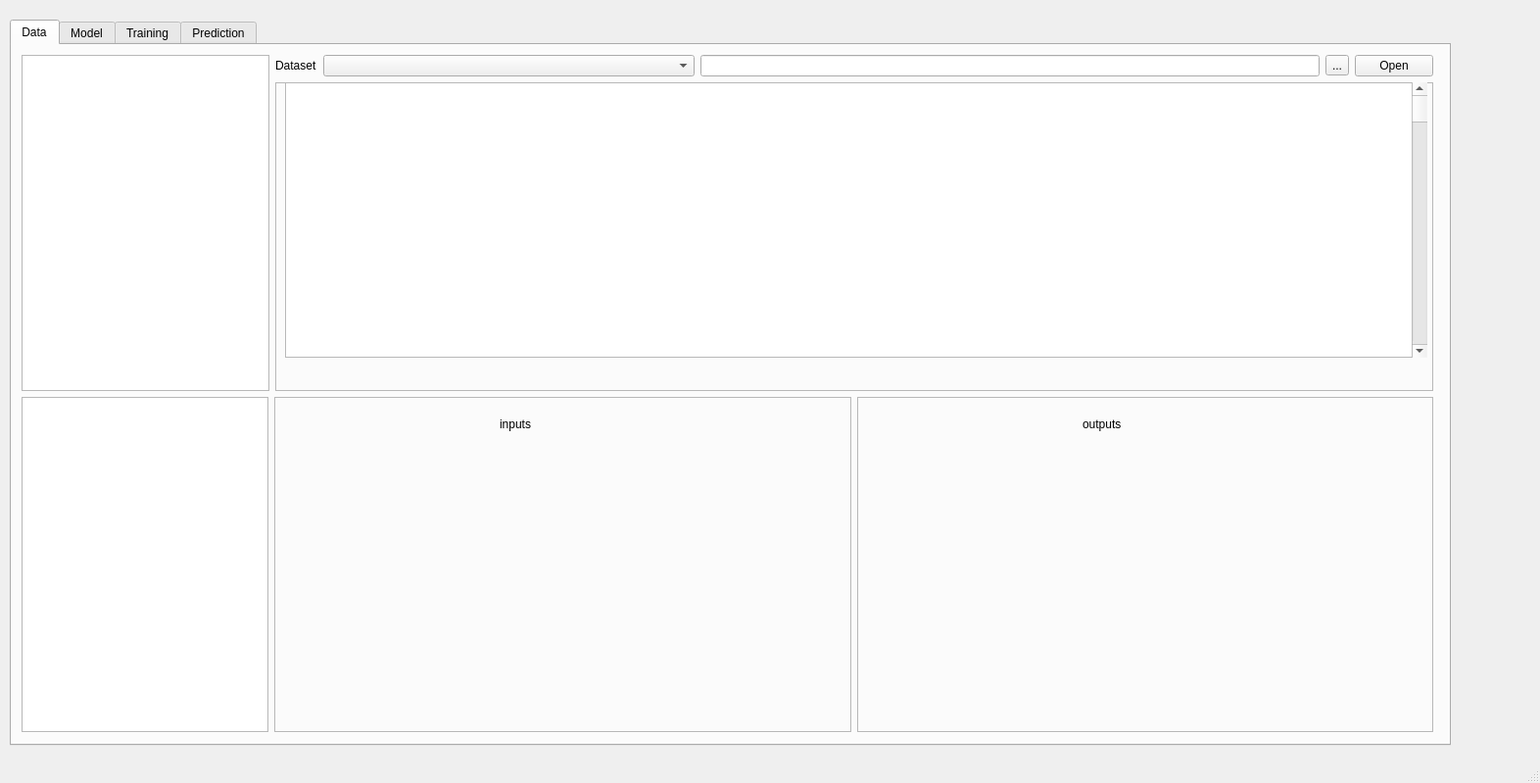
<?xml version="1.0" encoding="UTF-8"?>
<ui version="4.0">
 <class>ProjectEditorWindow</class>
 <widget class="QMainWindow" name="ProjectEditorWindow">
  <property name="geometry">
   <rect>
    <x>0</x>
    <y>0</y>
    <width>1572</width>
    <height>799</height>
   </rect>
  </property>
  <property name="windowTitle">
   <string>MainWindow</string>
  </property>
  <widget class="QWidget" name="centralwidget">
   <widget class="QTabWidget" name="tabWidget">
    <property name="geometry">
     <rect>
      <x>10</x>
      <y>20</y>
      <width>1471</width>
      <height>741</height>
     </rect>
    </property>
    <property name="currentIndex">
     <number>0</number>
    </property>
    <widget class="QWidget" name="tab">
     <attribute name="title">
      <string>Data</string>
     </attribute>
     <widget class="QWidget" name="verticalLayoutWidget_2">
      <property name="geometry">
       <rect>
        <x>10</x>
        <y>10</y>
        <width>1441</width>
        <height>691</height>
       </rect>
      </property>
      <layout class="QVBoxLayout" name="verticalLayout_2">
       <item>
        <layout class="QHBoxLayout" name="horizontalLayout_3" stretch="3,14">
         <item>
          <widget class="QListWidget" name="dataset_list_LW"/>
         </item>
         <item>
          <layout class="QVBoxLayout" name="verticalLayout" stretch="1,8">
           <item>
            <layout class="QHBoxLayout" name="horizontalLayout" stretch="1,9,15,1,1">
             <item>
              <widget class="QLabel" name="label">
               <property name="text">
                <string>Dataset</string>
               </property>
              </widget>
             </item>
             <item>
              <widget class="QComboBox" name="dataset_type_CB"/>
             </item>
             <item>
              <widget class="QLineEdit" name="dataset_path_LE"/>
             </item>
             <item>
              <widget class="QToolButton" name="get_dataset_dir_btn">
               <property name="text">
                <string>...</string>
               </property>
              </widget>
             </item>
             <item>
              <widget class="QPushButton" name="open_dataset_btn">
               <property name="text">
                <string>Open</string>
               </property>
              </widget>
             </item>
            </layout>
           </item>
           <item>
            <widget class="QFrame" name="frame">
             <property name="frameShape">
              <enum>QFrame::StyledPanel</enum>
             </property>
             <property name="frameShadow">
              <enum>QFrame::Raised</enum>
             </property>
             <widget class="QTableView" name="dataframe_TV">
              <property name="geometry">
               <rect>
                <x>10</x>
                <y>0</y>
                <width>1151</width>
                <height>281</height>
               </rect>
              </property>
             </widget>
             <widget class="QScrollBar" name="table_scroll_VSB">
              <property name="geometry">
               <rect>
                <x>1160</x>
                <y>0</y>
                <width>16</width>
                <height>281</height>
               </rect>
              </property>
              <property name="maximum">
               <number>100</number>
              </property>
              <property name="orientation">
               <enum>Qt::Vertical</enum>
              </property>
             </widget>
            </widget>
           </item>
          </layout>
         </item>
        </layout>
       </item>
       <item>
        <layout class="QHBoxLayout" name="horizontalLayout_2" stretch="3,7,7">
         <item>
          <widget class="QListWidget" name="ds_shape_blocks_LW"/>
         </item>
         <item>
          <widget class="QFrame" name="frame_2">
           <property name="frameShape">
            <enum>QFrame::StyledPanel</enum>
           </property>
           <property name="frameShadow">
            <enum>QFrame::Raised</enum>
           </property>
           <widget class="QLabel" name="label_2">
            <property name="geometry">
             <rect>
              <x>230</x>
              <y>20</y>
              <width>55</width>
              <height>16</height>
             </rect>
            </property>
            <property name="text">
             <string>inputs</string>
            </property>
           </widget>
          </widget>
         </item>
         <item>
          <widget class="QFrame" name="frame_3">
           <property name="frameShape">
            <enum>QFrame::StyledPanel</enum>
           </property>
           <property name="frameShadow">
            <enum>QFrame::Raised</enum>
           </property>
           <widget class="QLabel" name="label_3">
            <property name="geometry">
             <rect>
              <x>230</x>
              <y>20</y>
              <width>55</width>
              <height>16</height>
             </rect>
            </property>
            <property name="text">
             <string>outputs</string>
            </property>
           </widget>
          </widget>
         </item>
        </layout>
       </item>
      </layout>
     </widget>
    </widget>
    <widget class="QWidget" name="tab_2">
     <attribute name="title">
      <string>Model</string>
     </attribute>
     <widget class="QWidget" name="horizontalLayoutWidget_3">
      <property name="geometry">
       <rect>
        <x>10</x>
        <y>10</y>
        <width>1441</width>
        <height>691</height>
       </rect>
      </property>
      <layout class="QHBoxLayout" name="horizontalLayout_4" stretch="3,10,0">
       <item>
        <widget class="QTreeWidget" name="model_blocks_TW">
         <attribute name="headerCascadingSectionResizes">
          <bool>false</bool>
         </attribute>
         <column>
          <property name="text">
           <string>Element Box</string>
          </property>
         </column>
         <item>
          <property name="text">
           <string>Trainable layers</string>
          </property>
         </item>
         <item>
          <property name="text">
           <string>Non-Trainable layers</string>
          </property>
         </item>
        </widget>
       </item>
       <item>
        <widget class="QFrame" name="frame_4">
         <property name="frameShape">
          <enum>QFrame::StyledPanel</enum>
         </property>
         <property name="frameShadow">
          <enum>QFrame::Raised</enum>
         </property>
         <widget class="QScrollArea" name="scrollArea">
          <property name="geometry">
           <rect>
            <x>0</x>
            <y>0</y>
            <width>901</width>
            <height>691</height>
           </rect>
          </property>
          <property name="widgetResizable">
           <bool>true</bool>
          </property>
          <widget class="QWidget" name="scrollAreaWidgetContents">
           <property name="geometry">
            <rect>
             <x>0</x>
             <y>0</y>
             <width>899</width>
             <height>689</height>
            </rect>
           </property>
          </widget>
         </widget>
        </widget>
       </item>
       <item>
        <widget class="QTreeWidget" name="model_properties_TW">
         <column>
          <property name="text">
           <string notr="true">1</string>
          </property>
         </column>
        </widget>
       </item>
      </layout>
     </widget>
    </widget>
    <widget class="QWidget" name="tab_3">
     <attribute name="title">
      <string>Training</string>
     </attribute>
    </widget>
    <widget class="QWidget" name="tab_4">
     <attribute name="title">
      <string>Prediction</string>
     </attribute>
    </widget>
   </widget>
  </widget>
  <widget class="QMenuBar" name="menubar">
   <property name="geometry">
    <rect>
     <x>0</x>
     <y>0</y>
     <width>1572</width>
     <height>26</height>
    </rect>
   </property>
  </widget>
  <widget class="QStatusBar" name="statusbar"/>
 </widget>
 <resources/>
 <connections/>
</ui>
